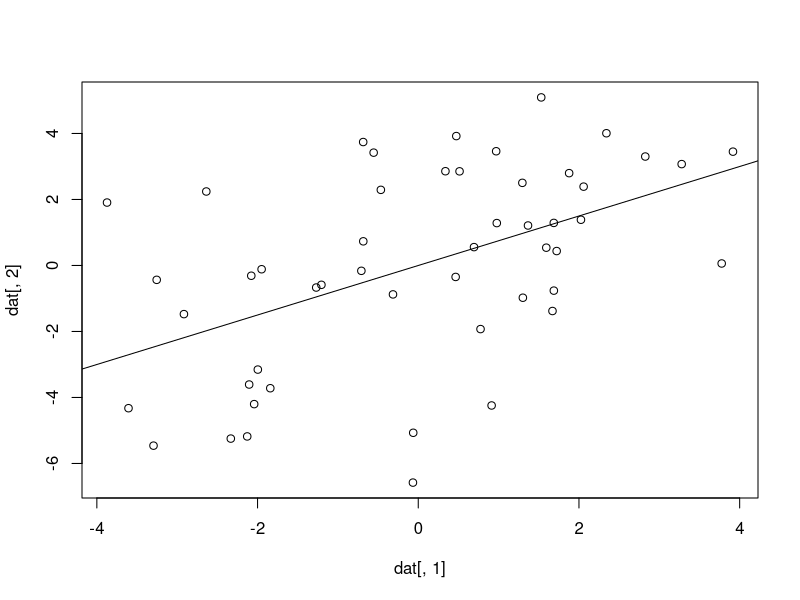
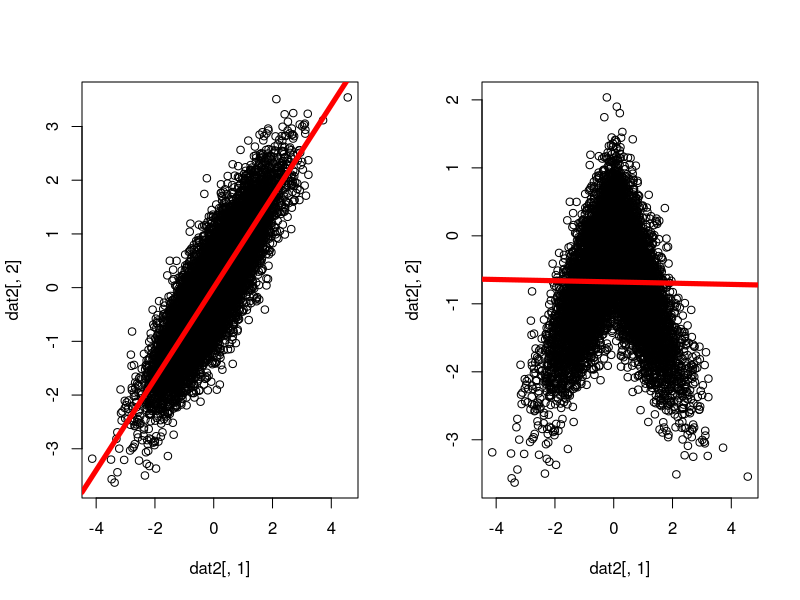
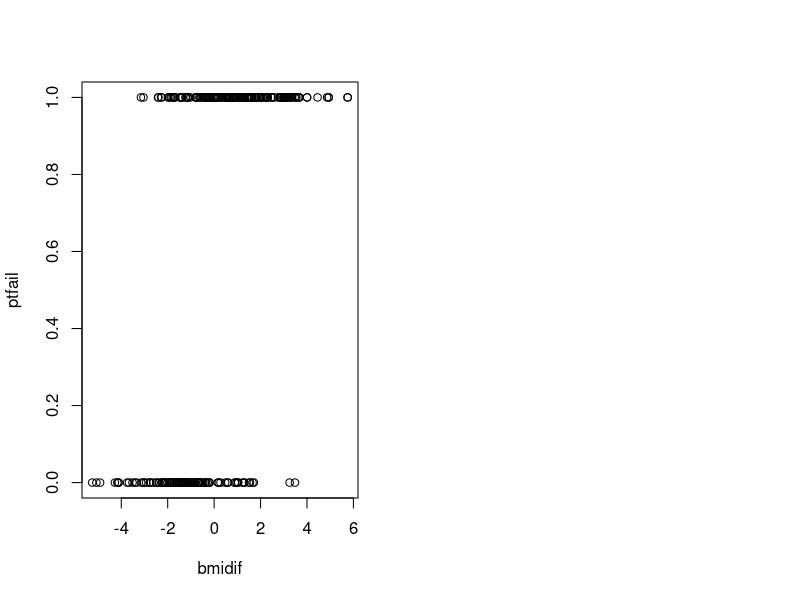
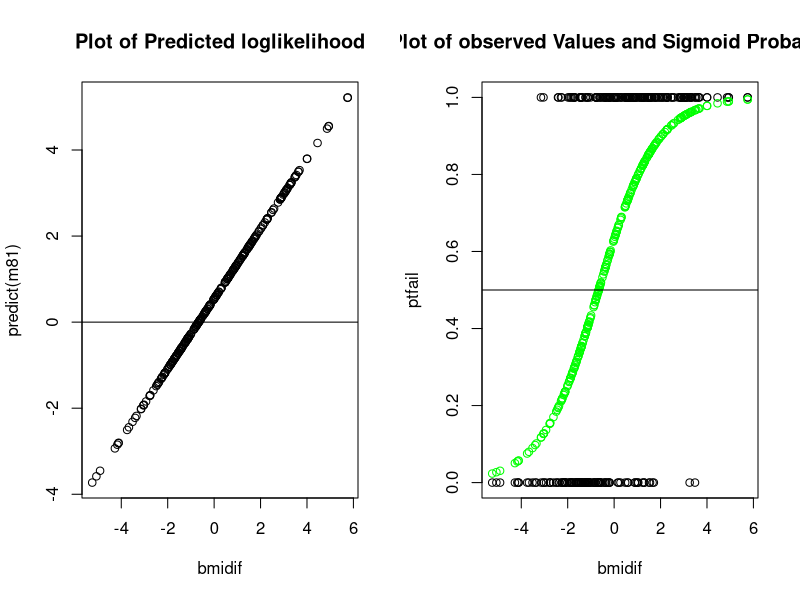

The R script that drew these images, in order:
#Kristine Christianson:
#     Lab: Fridays 10-11:50am
#Nate Smith
#     Lab: Fridays 12:10-2:00pm

#204a R Lab 8
#Fall 2016

#############################################

#Load R Packages

library(MASS); library(car); library(lavaan)

#NOTE: If you do not have any of these packages already installed
#use install.packages('packagename')

#############################################


#Correlation: The degree of association between two measurements

#cor(x, y)

#cov(x, y)

#cor.test(x, y,
#         alternative = c("two.sided", "less", "greater"),
#         method = c("pearson", "kendall", "spearman"),
#         conf.level = 0.95, ...)

#plot(x, y)

#---------------------------


#A correlation matrix
corm <- matrix(c(
     1, .5,
     .5,  1 ), nrow = 2, ncol = 2, byrow = TRUE)
corm
#symmetric with 1 in the diagonal


#A covariance matrix

#cor2cov(cor.mat, sd) : from lavaan

covm <- cor2cov(corm, c(2, 3))
covm
#symmetic with variances on the diagonal and
#covariances on off-diagonal

#Matrix algebra for conversion to covariance from correlation
sdm <- matrix(c(
     2, 0,
     0, 3), nrow = 2, ncol = 2, byrow = TRUE)
sdm
#a matrix with SD in the diagonal and zero in off-diagonal

sdm %*% corm %*% sdm
covm

#Matrix algebra for conversion to covariance from correlation
sdm2 <- matrix(c(
     1/2,   0,
     0  , 1/3), nrow = 2, ncol = 2, byrow = TRUE)
sdm2

sdm2 %*% covm %*% sdm2
corm

##############################

#mvrnorm(n = 1, mu, Sigma, empirical = FALSE) : From MASS

set.seed(25)
dat <- mvrnorm(50, c(0,0), covm, empirical = TRUE)
#Generating 2 variables with 50 observations from a multivariate 
#normal distribution with means both equal to 0, and covariance 
#matrix equal to covm

head(dat);tail(dat)
cor(dat)
corm

cov(dat)
covm

plot(dat[,1],dat[,2])
abline(lm(dat[,2] ~ dat[,1]))
#abline : a, b line. In other words, slope and intercept
#lm means linear model, so what is the linear model?

summary(lm(dat[,2] ~ dat[,1]))
#not very informative

#Let's get standardized coefficients
summary(lm(scale(dat[,2])[,1] ~ scale(dat[,1])[,1]))
#scale() returns a matrix of normed data
#the default is to make standard normal: N(0,1)

#let's grab what I want
coef(summary(lm(scale(dat[,2])[,1] ~ scale(dat[,1])[,1])))[2,1]
#coef() : extracts coefficients from model

cor(dat[,1], dat[,2])
#so, the standardized regression weight is the same as our
#correlation value
#this is a special condition of the bivariate regression

############################################

#Is correlation smart?

corm2 <- matrix(c(
     1,  .85,
     .85,  1 ), nrow = 2, ncol = 2, byrow = TRUE)
corm2

set.seed(25)
dat2 <- mvrnorm(10000, c(0, 0), corm2, empirical = TRUE)
cor(dat2)
par(mfrow = c(1, 2))
plot(dat2[,1],dat2[,2])
abline(lm(dat2[,2] ~ dat2[,1]), lwd = 5, col = "red")

#Let's change the relation to quadratic
dat2[which(dat2[,1] > 0),2] <- dat2[which(dat2[,1] > 0),2]*-1
plot(dat2[,1],dat2[,2])

cor(dat2)
abline(lm(dat2[,2] ~ dat2[,1]), lwd = 5, col = "red")

#########################################################
#########################################################
#########################################################


#Multiple Regression

#Data Generation

set.seed(1204)
d4m <- as.data.frame(mvrnorm(100, c(4, 3.1), 
	matrix(c(1, .05, .05, 1), nrow = 2, ncol = 2, byrow = TRUE), 
	empirical = TRUE))
colnames(d4m) <- c("lonely", "depress")
#Draw values from a multivariate normal distribution for males

d4f <- as.data.frame(mvrnorm(100, c(3.5, 2.2), 
	matrix(c(1, .23, .23, 1),nrow=2,ncol=2,byrow=TRUE), 
	empirical = TRUE))
colnames(d4f) <- c("lonely", "depress")
#Draw values from a multivariate normal distribution for females

d <- rbind(d4m, d4f)

d$lonely <- d$lonely - min(d$lonely)
d$lonely <- round(d$lonely, 2)
d$depress <- d$depress - min(d$depress)
d$depress <- round(d$depress, 2)

d$female <- rep(c(0,1), each=100)

d$substance <- unlist(lapply(1:200, function(x){
	use <- .35 + .4 * d[x, "depress"] + .2 * d[x,"depress"] * d[x,"lonely"]
	use2 <- round((100 * (exp(use) / (1 + exp(use)))), 0)
	sample(c(rep(0, (100 - use2)), rep(1, use2)), 1)
	}))


head(d)
summary(d)

##############################################


#Factorial ANOVA
m1 <- anova(lm(lonely ~ female + substance, data = d))
m1
m1r <- sum(m1[1:2, 2]) / sum(m1[1:3, 2]); m1r

#ANCOVA
m2 <- anova(lm(depress ~ substance + lonely, data = d))
m2
m2r <- sum(m2[1:2, 2])/sum(m2[1:3, 2]); m2r

#How do these differ from a multiple regression?
summary(lm(lonely ~ female + substance, data = d))
m1r

summary(lm(depress ~ substance + lonely, data = d))
m2r
	#They don't, this is all the same type of model


########################

#REGRESSION

########################

#Same form as ANOVA models

# y = B0 + B1*x1 + B2*x2 + ... Bk*xk + e

#dichotomous variables
m3 <- summary(lm(depress ~ female, data = d))
m3

	#this is the same as a t-test

m3t <- t.test(d[which(d$female == 0), "depress"],
	 d[which(d$female == 1), "depress"], var.equal=TRUE)
m3t

m30 <- mean(d[which(d$female == 0), "depress"])
m31 <- mean(d[which(d$female == 1), "depress"])
m30; m31
m31 - m30

coef(m3)


	#The relation between F and t values

anova(lm(depress ~ female, data = d))
sqrt(anova(lm(depress ~ female, data = d))[1,4])
m3t$statistic
m3t$statistic^2

#All this is to say that
# t(df)^2 = F(1, df) & sqrt(F(1, df)) = t(df)


#Interpreting simple regression - Dichotomous Predictor
m3
#Intercept refers to the value of the DV when predictor is equal to 0
     #So the intercept here is the mean value when female = 0 (i.e., for males)
#Slope is the mean difference when predictor is equal to 1
     #So the slope here is the difference between males and females


#Interpreting simple regression - Continuous Predictor
m4 <- summary(lm(depress ~ lonely, data = d))
m4
#Intercept refers to the value of the DV when predictor is equal to 0
     #Here, this is the value of depress when lonely is 0
#Slope is expected change in the DV when the predictor increases by 1 unit 
     #Here, a 1 unit increase in lonely results in a .238 unit increase in depress


#Interpretting Multiple Regression
m5 <- summary(lm(depress ~ lonely + female, data = d))
m5
#Intercept is the value of the DV when all predictors = 0
     #Here, the value of depress when lonely is 0 and female = 0 (males)
#Slope is the change in DV for a one unit change in predictor when other predictor(s) = 0
     #Here, slope of lonely refers to the change in depress for a one unit increase in lonely
     #Slope of female is the difference from males in mean depress score


#An interaction
m6 <- summary(lm(depress ~ lonely*female, data = d))
m6

#Interpretation of Regression Coefficients: Categorical*Continuous Variable Interaction
#                
#(Intercept)   : (Expected value of depress when lonely and female = 0) 
#lonely        : (Slope of the regression line when female=0, or for males)  
#female        : (Difference in the intercepts between males and females when lonely=0) 
#lonely:female : (The difference in slope between the male and female group))


m6z <- summary(lm(depress ~ lonely*female, 
	data = as.data.frame(scale(d)[,])))
m6z

	#Why do the results differ when using z-scored data?

d$inter <- d$lonely * d$female

dz <- as.data.frame(scale(d)[,])
dz$inter <- dz$lonely * dz$female

cor(d)
cor(dz)

	#Correlation between interaction terms and main terms
	#is not as strong when main terms are z-scored


#Comparing correlations
#Does the association of depression and loneliness
#differ between men and women?

m6

	#What do we think?

#Let's reconsider what this model really says

#depress = Intercept + B1*lonely + B2*female + B3*lonely*female

#Intercept = Fixed value
#Female = 0,1 => B2 and B3 are either in or out of equation

#Therefore:

#Male equation
#depress = Intercept + B1*lonely

#Female equation
#depress = (Intercept + B1) + (B2 + B3)*lonely 


#######################################################
#######################################################
#######################################################

#Logistic Regression

#Generate data

exp(0) / (1 + exp(0))
exp(1) / (1 + exp(1))
exp(-1) / (1 + exp(-1))

set.seed(12042)
bmidif<- rnorm(300, 0, 2)

ptfail <- unlist(lapply(1:300, function(r){
	temp <- .5 + .7 * bmidif[r] + rnorm(1, 0, .1)
	temp2 <- round((100 * (exp(temp) / (1 + exp(temp)))), 0)
	sample(c(rep(0, (100 - temp2)), rep(1, temp2)), 1)
	}))

##Bedrock police officers are required to pass a yearly physical test, if they fail they have two weeks
##to train and retake it before they are docked pay
##bmidif represents change in bmi score after 2 week grace period
##ptfail is whether they passed the physical test the second time around, 0=pass, 1=fail

plot(bmidif,ptfail)

m8 <- summary(glm(ptfail ~ bmidif, family = binomial(link = logit)))
m8

#Interpretation of Regression Coefficients: Logistic Regression Log-Odds
# Coefficients for logistic regression are expressed in terms of log odds               
#(Intercept)   : (Expected log odds value when bmidiff=0) 
# x            : (one unit change in bmidiff corresponds to a 0.7443 change in log odds for ptfail)  

#Exponentiate the coefficients, this helps with interpretation!

coef<-coef(m8)
intercept<-exp(coef[1,1])
slope<-exp(coef[2,1])

#Interpretation of Regression Coefficients: Logistic Regression Odds
#(Intercept)   : 1.46(Expected odds to fail when bmidiff=0) 
# bmidff       : 2.105(one unit change in bmidiff corresponds to a 2.105 increase in odds to fail) 

m81 <- glm(ptfail ~ bmidif, family = binomial(link = logit))

#Quick Plots
par(mfrow = c(1, 2))
plot(bmidif, predict(m81),
	main = "Plot of Predicted loglikelihood")
abline(h = 0)

plot(bmidif, ptfail ,
	main = "Plot of observed Values and Sigmoid Probability")
points(bmidif,
	(exp(predict(m81)) / (1 + exp(predict(m81)))),
	col = "green")
abline(h = .5)





#############################################################
#############################################################

#Fisher's Z-test (Continued from Multiple Regression Example)

mcor <- cor(d[which(d$female == 0), "lonely"],
            d[which(d$female == 0), "depress"])

fcor <- cor(d[which(d$female == 1), "lonely"],
            d[which(d$female == 1), "depress"])

mcorz <- .5 * log((1 + mcor) / (1 - mcor))
mcorz

fcorz <- .5 * log((1 + fcor) / (1 - fcor))
fcorz

zres <- (fcorz - mcorz) / sqrt((1/97) + (1/97))


#t vs. z value comparison
zres


#p-value comparison
2 * pnorm(zres, lower.tail = FALSE)

m6


#What if the difference were larger?

d4m <- as.data.frame(mvrnorm(100, c(4, 3.1), 
                             matrix(c(1, .05, .05, 1), nrow = 2, ncol = 2, byrow = TRUE), 
                             empirical = TRUE))
colnames(d4m) <- c("lonely", "depress")

d4f <- as.data.frame(mvrnorm(100, c(3.5, 2.2), 
                             matrix(c(1, .35, .35, 1),nrow = 2,ncol = 2, byrow = TRUE), 
                             empirical = TRUE))
colnames(d4f) <- c("lonely", "depress")

d2 <- rbind(d4m, d4f)
d2$female <- rep(c(0, 1), each = 100)

m7 <- summary(lm(depress ~ lonely*female, data = d2))

mcor2 <- cor(d2[which(d2$female == 0), "lonely"],
             d2[which(d2$female == 0), "depress"])

fcor2 <- cor(d2[which(d2$female == 1), "lonely"],
             d2[which(d2$female == 1), "depress"])

mcorz2 <- .5 * log((1 + mcor2) / (1 - mcor2))
mcorz2

fcorz2 <- .5 * log((1 + fcor2) / (1 - fcor2))
fcorz2

zres2 <- (fcorz2 - mcorz2) / sqrt((1/97) + (1/97))


#t vs. z value comparison
zres2


#p-value comparison
2 * pnorm(zres2, lower.tail = FALSE)
m7
